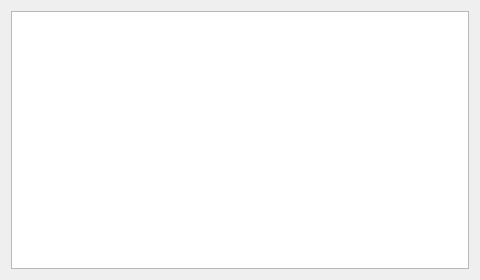
<?xml version="1.0" encoding="UTF-8"?>
<ui version="4.0">
 <class>TownBuildingsWidget</class>
 <widget class="QDialog" name="TownBuildingsWidget">
  <property name="windowModality">
   <enum>Qt::NonModal</enum>
  </property>
  <property name="geometry">
   <rect>
    <x>0</x>
    <y>0</y>
    <width>480</width>
    <height>280</height>
   </rect>
  </property>
  <property name="sizePolicy">
   <sizepolicy hsizetype="MinimumExpanding" vsizetype="MinimumExpanding">
    <horstretch>0</horstretch>
    <verstretch>0</verstretch>
   </sizepolicy>
  </property>
  <property name="minimumSize">
   <size>
    <width>480</width>
    <height>280</height>
   </size>
  </property>
  <property name="windowTitle">
   <string>Buildings</string>
  </property>
  <property name="modal">
   <bool>true</bool>
  </property>
  <layout class="QHBoxLayout" name="horizontalLayout">
   <item>
    <widget class="QTreeView" name="treeView">
     <property name="editTriggers">
      <set>QAbstractItemView::NoEditTriggers</set>
     </property>
     <property name="alternatingRowColors">
      <bool>true</bool>
     </property>
     <attribute name="headerCascadingSectionResizes">
      <bool>true</bool>
     </attribute>
    </widget>
   </item>
  </layout>
 </widget>
 <resources/>
 <connections/>
</ui>
